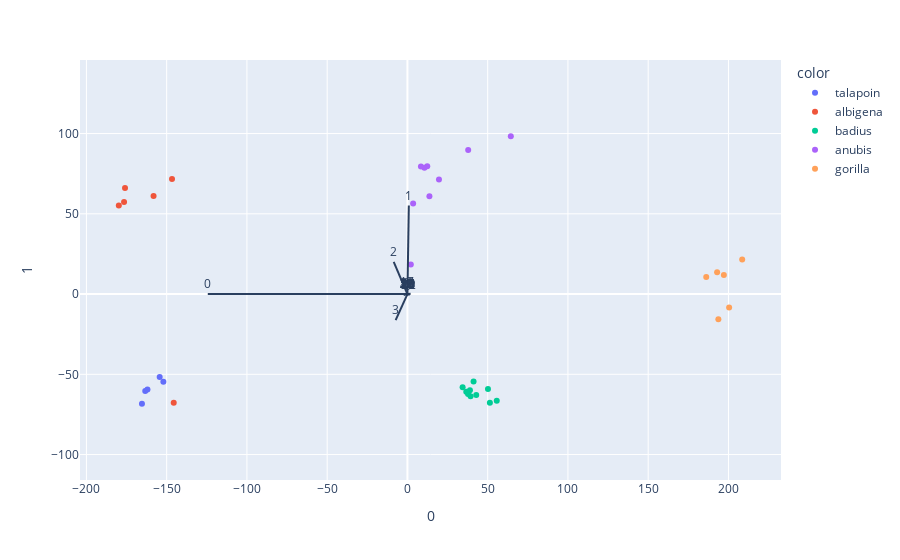

The notebook cell this image was saved under:
### Markdown cell above
### Data selection 2
from the PCA plots above, we can see that the following species well separated:
- gorilla
- albigena
- talapoin
- badius
- anubis

with this list of primates, i will continue.

### Code cell
import plotly.express as px
from sklearn.decomposition import PCA
from sklearn import datasets
from sklearn.preprocessing import StandardScaler

plotPCA1 = 0
plotPCA2 = 1

list_of_desired_species = ['gorilla', 'albigena', 'talapoin', 'badius', 'anubis']



df2 = df[df['Species'].isin(list_of_desired_species)]

data2 = df2.drop('Species', axis=1)
X = data2

pca = PCA(n_components=3)
components = pca.fit_transform(X)

loadings = pca.components_.T * np.sqrt(pca.explained_variance_)
components2 = []
for i in components:
    components2.append([i[plotPCA1], i[plotPCA2]])

fig = px.scatter(components2, x=0, y=1, color=df2['Species'])

fig.update_yaxes(
scaleanchor = "x",
scaleratio = 1,
)

for i, feature in enumerate(data2.columns):
    fig.add_shape(
        type='line',
        x0=0, y0=0,
        x1=loadings[i, plotPCA1],
        y1=loadings[i, plotPCA2]
    )
    fig.add_annotation(
        x=loadings[i, plotPCA1],
        y=loadings[i, plotPCA2],
        ax=0, ay=0,
        xanchor="center",
        yanchor="bottom",
        text=feature,
    )
fig.show()

### Figure 1 — Plotly figure (JSON) as saved in the notebook; plotly's stock layout.template omitted (floating-point values rounded to 4 significant figures)
{"data": [{"hovertemplate": "color=talapoin<br>0=%{x}<br>1=%{y}<extra></extra>", "legendgroup": "talapoin", "marker": {"color": "#636efa", "symbol": "circle"}, "mode": "markers", "name": "talapoin", "orientation": "v", "showlegend": true, "type": "scatter", "x": [-154.4, -152.1, -165.4, -163.4, -162.0], "xaxis": "x", "y": [-51.61, -54.58, -68.3, -60.33, -59.44], "yaxis": "y"}, {"hovertemplate": "color=albigena<br>0=%{x}<br>1=%{y}<extra></extra>", "legendgroup": "albigena", "marker": {"color": "#EF553B", "symbol": "circle"}, "mode": "markers", "name": "albigena", "orientation": "v", "showlegend": true, "type": "scatter", "x": [-179.8, -158.2, -176.5, -175.9, -145.6, -146.7], "xaxis": "x", "y": [55.1, 61.08, 57.32, 66.09, -67.79, 71.71], "yaxis": "y"}, {"hovertemplate": "color=badius<br>0=%{x}<br>1=%{y}<extra></extra>", "legendgroup": "badius", "marker": {"color": "#00cc96", "symbol": "circle"}, "mode": "markers", "name": "badius", "orientation": "v", "showlegend": true, "type": "scatter", "x": [41.21, 42.86, 51.37, 38.94, 36.65, 55.64, 34.38, 39.32, 50.18, 37.76], "xaxis": "x", "y": [-54.47, -62.9, -67.65, -59.96, -60.87, -66.45, -58.13, -63.72, -59.09, -62.32], "yaxis": "y"}, {"hovertemplate": "color=anubis<br>0=%{x}<br>1=%{y}<extra></extra>", "legendgroup": "anubis", "marker": {"color": "#ab63fa", "symbol": "circle"}, "mode": "markers", "name": "anubis", "orientation": "v", "showlegend": true, "type": "scatter", "x": [64.41, 37.85, 12.35, 3.556, 19.65, 10.6, 8.42, 13.69, 2.116], "xaxis": "x", "y": [98.26, 89.71, 79.62, 56.35, 71.35, 78.68, 79.41, 60.86, 18.38], "yaxis": "y"}, {"hovertemplate": "color=gorilla<br>0=%{x}<br>1=%{y}<extra></extra>", "legendgroup": "gorilla", "marker": {"color": "#FFA15A", "symbol": "circle"}, "mode": "markers", "name": "gorilla", "orientation": "v", "showlegend": true, "type": "scatter", "x": [197.1, 208.6, 186.1, 200.4, 193.7, 192.9], "xaxis": "x", "y": [11.93, 21.46, 10.69, -8.328, -15.63, 13.54], "yaxis": "y"}], "layout": {"annotations": [{"ax": 0, "ay": 0, "text": "0", "x": -124.4, "xanchor": "center", "y": -0.03153, "yanchor": "bottom"}, {"ax": 0, "ay": 0, "text": "1", "x": 0.8653, "xanchor": "center", "y": 55.12, "yanchor": "bottom"}, {"ax": 0, "ay": 0, "text": "2", "x": -8.549, "xanchor": "center", "y": 19.99, "yanchor": "bottom"}, {"ax": 0, "ay": 0, "text": "3", "x": -7.344, "xanchor": "center", "y": -16.27, "yanchor": "bottom"}, {"ax": 0, "ay": 0, "text": "4", "x": -2.353, "xanchor": "center", "y": -0.5288, "yanchor": "bottom"}, {"ax": 0, "ay": 0, "text": "5", "x": -2.151, "xanchor": "center", "y": 0.03621, "yanchor": "bottom"}, {"ax": 0, "ay": 0, "text": "6", "x": -0.03944, "xanchor": "center", "y": -0.9361, "yanchor": "bottom"}, {"ax": 0, "ay": 0, "text": "7", "x": 1.996, "xanchor": "center", "y": 0.2172, "yanchor": "bottom"}, {"ax": 0, "ay": 0, "text": "8", "x": -1.002, "xanchor": "center", "y": 0.516, "yanchor": "bottom"}, {"ax": 0, "ay": 0, "text": "9", "x": 1.601, "xanchor": "center", "y": -0.03781, "yanchor": "bottom"}, {"ax": 0, "ay": 0, "text": "10", "x": 0.2069, "xanchor": "center", "y": -0.1944, "yanchor": "bottom"}, {"ax": 0, "ay": 0, "text": "11", "x": 1.434, "xanchor": "center", "y": -0.3817, "yanchor": "bottom"}, {"ax": 0, "ay": 0, "text": "12", "x": 0.7059, "xanchor": "center", "y": -0.3677, "yanchor": "bottom"}, {"ax": 0, "ay": 0, "text": "13", "x": 0.2456, "xanchor": "center", "y": 0.2228, "yanchor": "bottom"}, {"ax": 0, "ay": 0, "text": "14", "x": -0.04333, "xanchor": "center", "y": -0.6107, "yanchor": "bottom"}, {"ax": 0, "ay": 0, "text": "15", "x": 0.1328, "xanchor": "center", "y": -0.3796, "yanchor": "bottom"}, {"ax": 0, "ay": 0, "text": "16", "x": 0.2161, "xanchor": "center", "y": -0.06411, "yanchor": "bottom"}, {"ax": 0, "ay": 0, "text": "17", "x": -0.4246, "xanchor": "center", "y": 1.066, "yanchor": "bottom"}, {"ax": 0, "ay": 0, "text": "18", "x": 0.1021, "xanchor": "center", "y": -0.05145, "yanchor": "bottom"}, {"ax": 0, "ay": 0, "text": "19", "x": -0.08685, "xanchor": "center", "y": 0.4187, "yanchor": "bottom"}, {"ax": 0, "ay": 0, "text": "20", "x": 0.1341, "xanchor": "center", "y": 0.0932, "yanchor": "bottom"}, {"ax": 0, "ay": 0, "text": "21", "x": -0.2591, "xanchor": "center", "y": -0.08021, "yanchor": "bottom"}, {"ax": 0, "ay": 0, "text": "22", "x": -0.2153, "xanchor": "center", "y": -0.07021, "yanchor": "bottom"}, {"ax": 0, "ay": 0, "text": "23", "x": -0.04604, "xanchor": "center", "y": -0.06024, "yanchor": "bottom"}, {"ax": 0, "ay": 0, "text": "24", "x": 0.1776, "xanchor": "center", "y": -0.3205, "yanchor": "bottom"}, {"ax": 0, "ay": 0, "text": "25", "x": -0.03267, "xanchor": "center", "y": -0.01213, "yanchor": "bottom"}, {"ax": 0, "ay": 0, "text": "26", "x": 0.2008, "xanchor": "center", "y": 0.06391, "yanchor": "bottom"}, {"ax": 0, "ay": 0, "text": "27", "x": -0.05104, "xanchor": "center", "y": -0.1193, "yanchor": "bottom"}, {"ax": 0, "ay": 0, "text": "28", "x": 0.0511, "xanchor": "center", "y": -0.06208, "yanchor": "bottom"}, {"ax": 0, "ay": 0, "text": "29", "x": -0.0956, "xanchor": "center", "y": -0.09614, "yanchor": "bottom"}], "legend": {"title": {"text": "color"}, "tracegroupgap": 0}, "margin": {"t": 60}, "shapes": [{"type": "line", "x0": 0, "x1": -124.4, "y0": 0, "y1": -0.03153}, {"type": "line", "x0": 0, "x1": 0.8653, "y0": 0, "y1": 55.12}, {"type": "line", "x0": 0, "x1": -8.549, "y0": 0, "y1": 19.99}, {"type": "line", "x0": 0, "x1": -7.344, "y0": 0, "y1": -16.27}, {"type": "line", "x0": 0, "x1": -2.353, "y0": 0, "y1": -0.5288}, {"type": "line", "x0": 0, "x1": -2.151, "y0": 0, "y1": 0.03621}, {"type": "line", "x0": 0, "x1": -0.03944, "y0": 0, "y1": -0.9361}, {"type": "line", "x0": 0, "x1": 1.996, "y0": 0, "y1": 0.2172}, {"type": "line", "x0": 0, "x1": -1.002, "y0": 0, "y1": 0.516}, {"type": "line", "x0": 0, "x1": 1.601, "y0": 0, "y1": -0.03781}, {"type": "line", "x0": 0, "x1": 0.2069, "y0": 0, "y1": -0.1944}, {"type": "line", "x0": 0, "x1": 1.434, "y0": 0, "y1": -0.3817}, {"type": "line", "x0": 0, "x1": 0.7059, "y0": 0, "y1": -0.3677}, {"type": "line", "x0": 0, "x1": 0.2456, "y0": 0, "y1": 0.2228}, {"type": "line", "x0": 0, "x1": -0.04333, "y0": 0, "y1": -0.6107}, {"type": "line", "x0": 0, "x1": 0.1328, "y0": 0, "y1": -0.3796}, {"type": "line", "x0": 0, "x1": 0.2161, "y0": 0, "y1": -0.06411}, {"type": "line", "x0": 0, "x1": -0.4246, "y0": 0, "y1": 1.066}, {"type": "line", "x0": 0, "x1": 0.1021, "y0": 0, "y1": -0.05145}, {"type": "line", "x0": 0, "x1": -0.08685, "y0": 0, "y1": 0.4187}, {"type": "line", "x0": 0, "x1": 0.1341, "y0": 0, "y1": 0.0932}, {"type": "line", "x0": 0, "x1": -0.2591, "y0": 0, "y1": -0.08021}, {"type": "line", "x0": 0, "x1": -0.2153, "y0": 0, "y1": -0.07021}, {"type": "line", "x0": 0, "x1": -0.04604, "y0": 0, "y1": -0.06024}, {"type": "line", "x0": 0, "x1": 0.1776, "y0": 0, "y1": -0.3205}, {"type": "line", "x0": 0, "x1": -0.03267, "y0": 0, "y1": -0.01213}, {"type": "line", "x0": 0, "x1": 0.2008, "y0": 0, "y1": 0.06391}, {"type": "line", "x0": 0, "x1": -0.05104, "y0": 0, "y1": -0.1193}, {"type": "line", "x0": 0, "x1": 0.0511, "y0": 0, "y1": -0.06208}, {"type": "line", "x0": 0, "x1": -0.0956, "y0": 0, "y1": -0.09614}], "xaxis": {"anchor": "y", "domain": [0, 1], "title": {"text": "0"}}, "yaxis": {"anchor": "x", "domain": [0, 1], "scaleanchor": "x", "scaleratio": 1, "title": {"text": "1"}}}}
